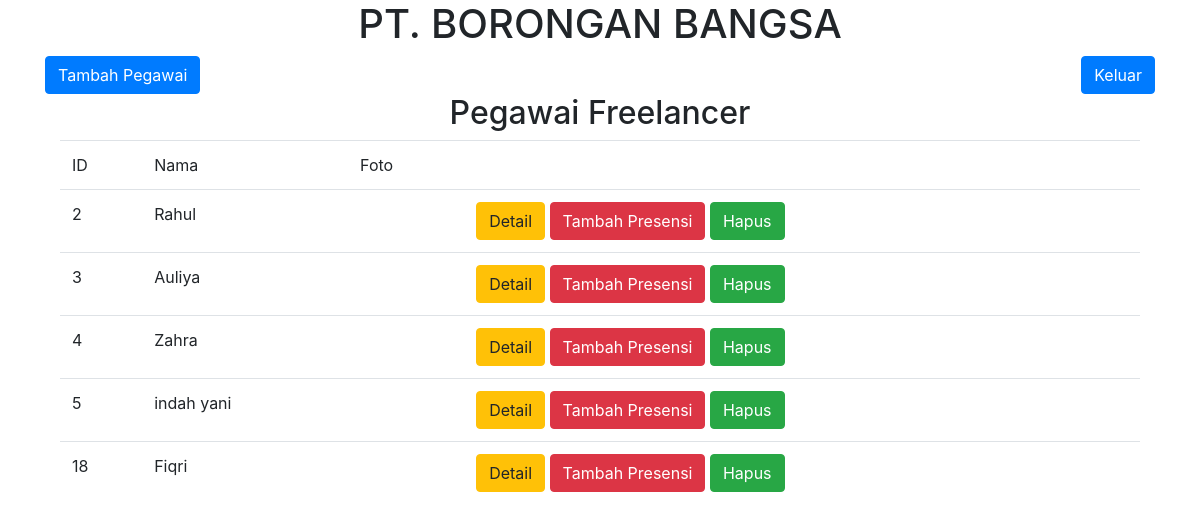
The page /borbang/beranda.php on the database its author committed.
### tables this page shows
CREATE TABLE `freelancer` (
  `id` int(4) NOT NULL,
  `nama` varchar(30) NOT NULL,
  `ktp` varchar(20) NOT NULL,
  `foto` varchar(100) NOT NULL
);

### borbang/beranda.php (the view, shortened to what this page needs)
<!DOCTYPE html>
<html>
<head>
	<link rel="stylesheet" type="text/css" href="bootstrap/css/bootstrap.min.css">
</head>
<body class="container">
	<h1 style="text-align: center;">PT. BORONGAN BANGSA</h1>
	<a href="tambahpegawai.php"><button class="btn btn-primary">Tambah Pegawai</button></a>
	<a href="logout.php"><button class="btn btn-primary" style="float: right;" >Keluar</button></a>
	<h2 style="text-align: center;">Pegawai Freelancer</h2>
<?php
	include 'koneksi.php';
	$query=mysqli_query($konek,"SELECT * FROM freelancer");
?>
	<div class="container">
	<table class="table">
		<thead class="thead-dark">
			<td>ID</td>
			<td>Nama</td>
			<td>Foto</td>
			<td></td>
		</thead>
<?php
	while ( $data=mysqli_fetch_array($query)) { ?>
		<tr>
			<td><?=$data['id'];?></td>
			<td><?=$data['nama'];?></td>
			<td><img src="<?=  $data['foto']; ?>" width="200px"></td>
			<td>
				<a href="detail.php?id=<?= $data['id']?>">
					<button class="btn btn-warning">Detail</button> </a>
				<a href="presensi.php?id=<?= $data['id']?>">
					<button class="btn btn-danger">Tambah Presensi</button> </a>
				<a href="hapus.php?id=<?= $data['id']?>">
					<button class="btn btn-success">Hapus</button> </a>
			</td>
		</tr>
	<?php }
 ?>
	</table>
	</div>
</body>
</html>

### rows shown on the page
freelancer: id "2", nama "Rahul"
freelancer: id "3", nama "Auliya"
freelancer: id "4", nama "Zahra"
freelancer: id "5", nama "indah yani"
freelancer: id "18", nama "Fiqri"
